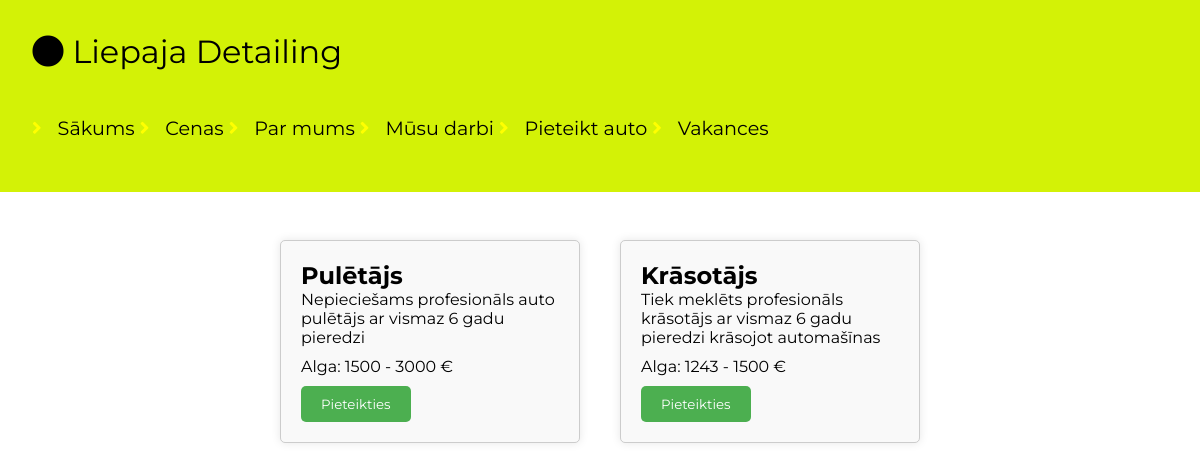
/vakances.php, run on the app's committed database.
### tables this page shows
CREATE TABLE `vacancies` (
  `id` int(11) NOT NULL,
  `title` varchar(40) NOT NULL,
  `description` varchar(255) NOT NULL,
  `wage` int(255) NOT NULL,
  `wage2` int(33) NOT NULL,
  `statuss` enum('active','inactive','','') NOT NULL
);

### vakances.php (the view, shortened to what this page needs)
<!DOCTYPE html>
<html lang="lv">
<head>
    <link rel="stylesheet" href="https://cdnjs.cloudflare.com/ajax/libs/font-awesome/5.15.4/css/all.min.css">
    <link rel="stylesheet" href="style.css">
</head>
<body>
<?php
    require("connectDB.php");
?>
<header class="header">
    <a href="#" class="logo"> <i class="fa fa-circle"></i> Liepaja Detailing </a>
    <nav class="navbar">
        <a href="index.php"> <i class="fas fa-angle-right"></i>Sākums </a>
        <a href="cenas.php"> <i class="fas fa-angle-right"></i>Cenas </a>
        <a href="parmums.php"> <i class="fas fa-angle-right"></i>Par mums </a>
        <a href="darbi.php"> <i class="fas fa-angle-right"></i>Mūsu darbi </a>
        <a href="kontakti.php"> <i class="fas fa-angle-right"></i>Pieteikt auto </a>
        <a href="vakances.php"> <i class="fas fa-angle-right"></i>Vakances </a>
    </nav>
</header>
    <section class="vacancy-container">
        <?php
        $visas_vakances_SQL = "SELECT * FROM vacancies";
        $vakancu_atlase = mysqli_query($savienojums, $visas_vakances_SQL);
        while ($vacancy = mysqli_fetch_assoc($vakancu_atlase)) {
            if($vacancy["statuss"] == "active") {
            echo "
            <div class='card'>
                <h2>{$vacancy['title']}</h2>
                <p>{$vacancy['description']}</p>
                <p>Alga: {$vacancy['wage']} - {$vacancy['wage2']} € </p>
                <button class='apply-button'>Pieteikties</button>
            </div>
            ";
        }
    }
        ?>
    </section>
</body>
</html>

### style.css (style rules this page uses)
* { font-family: 'Montserrat', sans-serif; margin: 0; padding: 0; box-sizing: border-box; outline: none; border: none; text-decoration: none; transition: all .3s linear; }
:root { --maincolor: #d3f206; --secondcolor: #000000; }
html { scroll-behavior: smooth; }
.header { position: fixed; top: 0; left: 0; z-index: 1; background: var(--maincolor); width: 100%; height: 12rem; padding: 2rem; }
.header .logo { font-size: 2rem; color: #000000; }
.header .logo i { color: rgb(0, 0, 0); }
.header .navbar { padding: 4% 0; }
.header .navbar a { font-size: 1.2rem; margin: 2rem 0; color: #000000; }
.header .navbar a i { color: #ff0; padding-right: 1rem; }
.vacancy-container { display: flex; flex-wrap: wrap; justify-content: center; }
.card { max-width: 300px; margin: 20px; padding: 20px; border: 1px solid #ccc; border-radius: 5px; background-color: #f9f9f9; box-shadow: 0 0 10px rgba(0, 0, 0, 0.1); margin-top:15rem; }
.card h2 { margin-top: 0; }
.card p { margin-bottom: 10px; }
.apply-button { background-color: #4caf50; color: #fff; border: none; padding: 10px 20px; border-radius: 5px; cursor: pointer; }

### data on the page
vacancies: title "Pulētājs", description "Nepieciešams profesionāls auto pulētājs ar vismaz 6 gadu pieredzi", wage "1500", wage2 "3000"
vacancies: title "Krāsotājs", description "Tiek meklēts profesionāls krāsotājs ar vismaz 6 gadu pieredzi krāsojot automašīnas", wage "1243", wage2 "1500"
